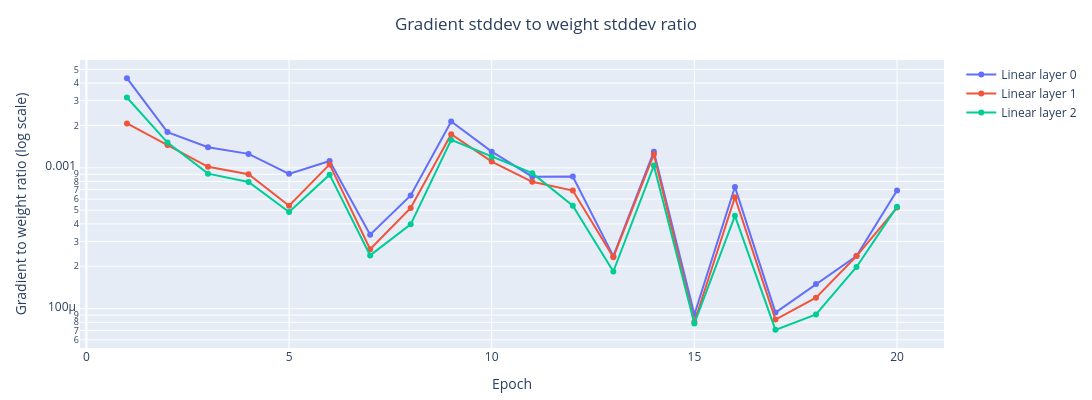
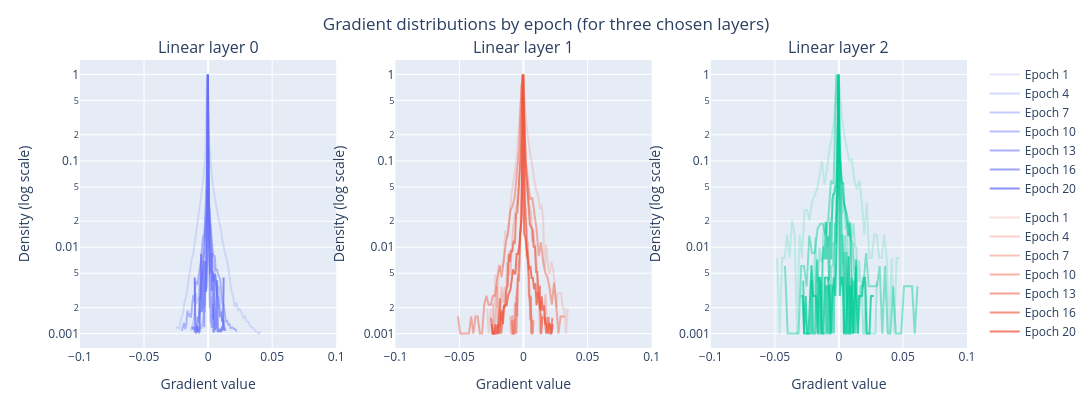
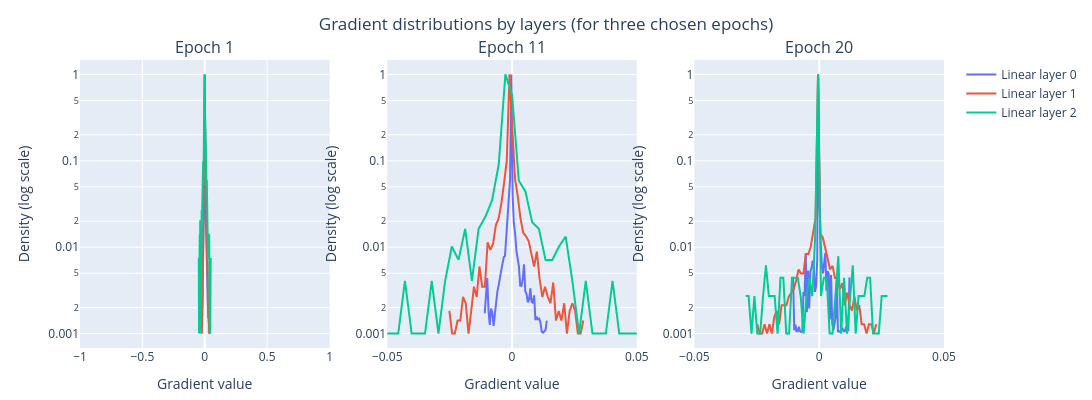

Notebook code for these charts, in order:
### Code cell
trainer = MnistTrainer(batch_size=128)
trainer.train(net, gradient_visualizer, epochs=epochs)
show_static(gradient_visualizer)
